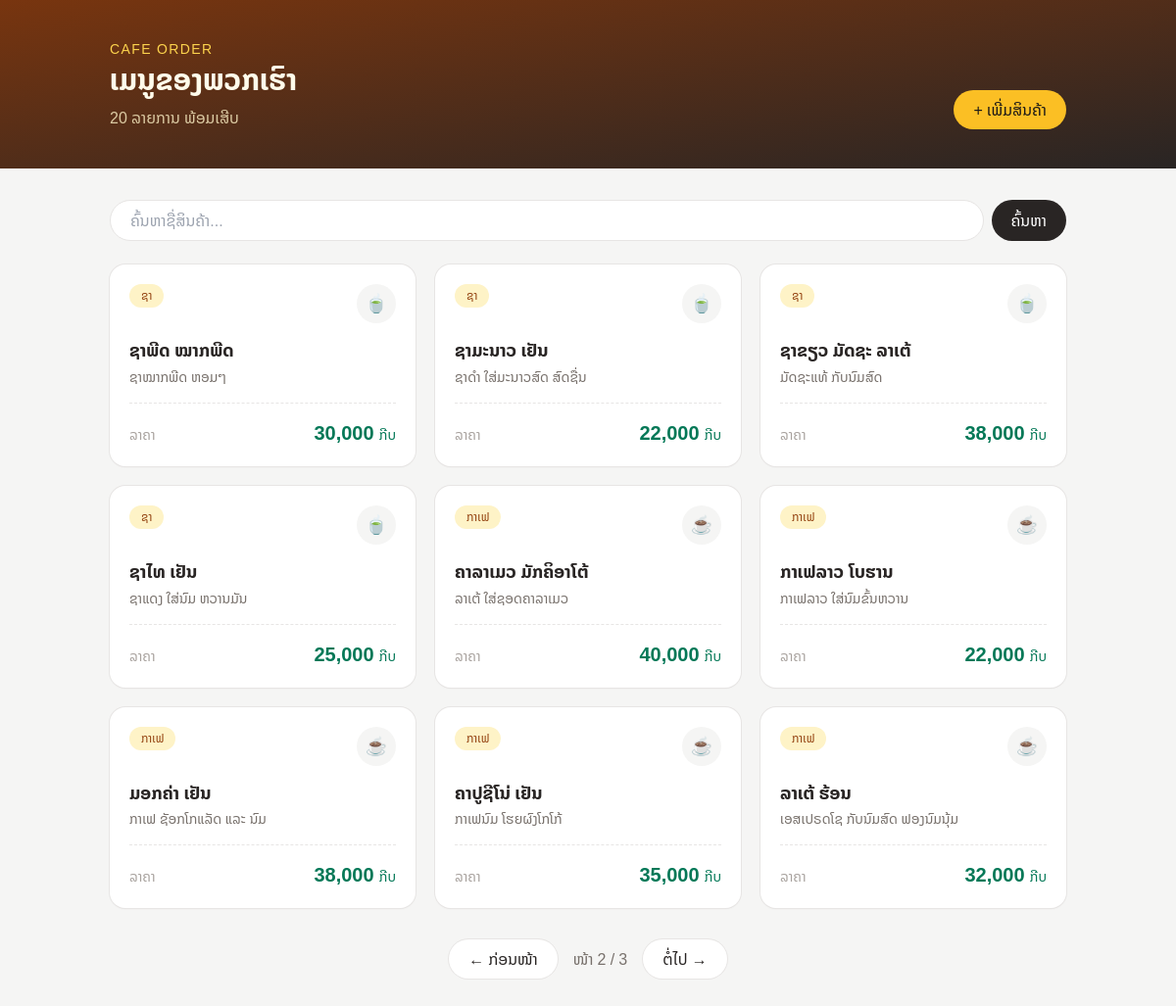
/menu/?page=2, run on the app's committed database.
### menu/models.py (models this page shows, shortened)
class Product(models.Model):
    category = models.ForeignKey(
        Category, on_delete=models.CASCADE, related_name='products'
    )
    name = models.CharField(max_length=100)
    description = models.TextField(blank=True)
    price = models.DecimalField(max_digits=10, decimal_places=0)
    is_available = models.BooleanField(default=True)
    created_at = models.DateTimeField(auto_now_add=True)
    class Meta:
        ordering = ['-created_at']

class Category(models.Model):
    name = models.CharField(max_length=50)

### menu/views.py (the view)
# urls.py: path('', views.menu_list, name='menu_list'),
def menu_list(request):
    qs = Product.objects.filter(is_available=True)
    q = request.GET.get('q', '')
    if q:
        qs = qs.filter(name__icontains=q)
    page = Paginator(qs, 9).get_page(request.GET.get('page'))
    return render(request, 'menu/list.html', {'page': page, 'q': q})

### menu/templates/menu/list.html (shortened to what this page needs)
{% load humanize %}
<!DOCTYPE html>
<html lang="lo">
<head>
  <script src="https://cdn.tailwindcss.com"></script>
</head>
<body class="bg-stone-100 min-h-screen text-stone-800">
  <header class="bg-gradient-to-br from-amber-900 to-stone-800 text-amber-50">
    <div class="max-w-5xl mx-auto px-6 py-10 flex flex-wrap items-end justify-between gap-4">
      <div>
        <p class="text-sm tracking-widest uppercase text-amber-300">Cafe Order</p>
        <h1 class="text-3xl font-bold mt-1">ເມນູຂອງພວກເຮົາ</h1>
        <p class="mt-2 text-amber-100/80">
          {% if q %}ພົບ {{ page.paginator.count }} ລາຍການ ສຳລັບ "{{ q }}"{% else %}{{ page.paginator.count }} ລາຍການ ພ້ອມເສີບ{% endif %}
        </p>
      </div>
      <a href="{% url 'product_create' %}" class="rounded-full bg-amber-400 px-5 py-2 font-medium text-stone-900 hover:bg-amber-300">
        + ເພີ່ມສິນຄ້າ
      </a>
    </div>
  </header>
  <main class="max-w-5xl mx-auto px-6 py-8">
    <form method="get" class="mb-6 flex gap-2">
      <input type="search" name="q" value="{{ q }}" placeholder="ຄົ້ນຫາຊື່ສິນຄ້າ..."
             class="w-full rounded-full border border-stone-200 bg-white px-5 py-2 focus:outline-none focus:ring-2 focus:ring-amber-400">
      <button type="submit" class="shrink-0 rounded-full bg-stone-800 px-5 py-2 font-medium text-white hover:bg-stone-700">ຄົ້ນຫາ</button>
    </form>
    <div class="grid gap-5 sm:grid-cols-2 lg:grid-cols-3">
      {% for p in page %}
        <article class="group relative flex flex-col rounded-2xl bg-white p-5 shadow-sm ring-1 ring-stone-200 transition duration-200 hover:-translate-y-1 hover:shadow-lg hover:ring-amber-300">
          <div class="flex items-start justify-between gap-3">
            <span class="inline-flex items-center rounded-full bg-amber-100 px-3 py-1 text-xs font-medium text-amber-800">
              {{ p.category.name }}
            </span>
            <span class="flex h-10 w-10 shrink-0 items-center justify-center rounded-full bg-stone-100 text-lg transition group-hover:bg-amber-100">{% if p.category.name == "ຊາ" %}🍵{% elif p.category.name == "ເບເກີຣີ" %}🥐{% elif p.category.name == "ນ້ຳປັ່ນ & ໂຊດາ" %}🥤{% else %}☕{% endif %}</span>
          </div>
          <h2 class="mt-4 text-lg font-semibold leading-snug">
            <a href="{% url 'product_detail' p.pk %}" class="after:absolute after:inset-0 after:rounded-2xl group-hover:text-amber-800">
              {{ p.name }}
            </a>
          </h2>
          {% if p.description %}
            <p class="mt-1 text-sm text-stone-500 line-clamp-2">{{ p.description }}</p>
          {% endif %}
          <div class="mt-auto pt-4">
            <div class="flex items-baseline justify-between border-t border-dashed border-stone-200 pt-4">
              <span class="text-sm text-stone-400">ລາຄາ</span>
              <p class="text-xl font-bold text-emerald-700">
                {{ p.price|intcomma }} <span class="text-sm font-medium">ກີບ</span>
              </p>
            </div>
          </div>
        </article>
      {% empty %}
        <div class="col-span-full rounded-2xl border-2 border-dashed border-stone-300 bg-white p-10 text-center text-stone-500">
          {% if q %}ບໍ່ພົບສິນຄ້າທີ່ກົງກັບ "{{ q }}"{% else %}ຍັງບໍ່ມີສິນຄ້າ — ເພີ່ມໃນ admin ກ່ອນ{% endif %}
        </div>
      {% endfor %}
    </div>
    {% if page.paginator.num_pages > 1 %}
      <nav class="mt-8 flex items-center justify-center gap-4">
        {% if page.has_previous %}
          <a href="?page={{ page.previous_page_number }}{% if q %}&q={{ q|urlencode }}{% endif %}" class="rounded-full bg-white px-5 py-2 ring-1 ring-stone-200 hover:ring-amber-300">← ກ່ອນໜ້າ</a>
        {% endif %}
        <span class="text-stone-500">ໜ້າ {{ page.number }} / {{ page.paginator.num_pages }}</span>
        {% if page.has_next %}
          <a href="?page={{ page.next_page_number }}{% if q %}&q={{ q|urlencode }}{% endif %}" class="rounded-full bg-white px-5 py-2 ring-1 ring-stone-200 hover:ring-amber-300">ຕໍ່ໄປ →</a>
        {% endif %}
      </nav>
    {% endif %}
  </main>
</body>
</html>

### menu/templates/menu/list.html (style rules this page uses)
body { font-family: 'Noto Sans Lao', sans-serif; }

### data on the page
Product: category.name "ຊາ", name "ຊາພີດ ໝາກພີດ", description "ຊາໝາກພີດ ຫອມໆ", price "30,000"
Product: category.name "ຊາ", name "ຊາມະນາວ ເຢັນ", description "ຊາດຳ ໃສ່ມະນາວສົດ ສົດຊື່ນ", price "22,000"
Product: category.name "ຊາ", name "ຊາຂຽວ ມັດຊະ ລາເຕ້", description "ມັດຊະແທ້ ກັບນົມສົດ", price "38,000"
Product: category.name "ຊາ", name "ຊາໄທ ເຢັນ", description "ຊາແດງ ໃສ່ນົມ ຫວານມັນ", price "25,000"
Product: category.name "ກາເຟ", name "ຄາລາເມວ ມັກຄິອາໂຕ້", description "ລາເຕ້ ໃສ່ຊອດຄາລາເມວ", price "40,000"
Product: category.name "ກາເຟ", name "ກາເຟລາວ ໂບຮານ", description "ກາເຟລາວ ໃສ່ນົມຂົ້ນຫວານ", price "22,000"
Product: category.name "ກາເຟ", name "ມອກຄ່າ ເຢັນ", description "ກາເຟ ຊັອກໂກແລັດ ແລະ ນົມ", price "38,000"
Product: category.name "ກາເຟ", name "ຄາປູຊີໂນ່ ເຢັນ", description "ກາເຟນົມ ໂຮຍຜົງໂກໂກ້", price "35,000"
Product: category.name "ກາເຟ", name "ລາເຕ້ ຮ້ອນ", description "ເອສເປຣດໂຊ ກັບນົມສົດ ຟອງນົມນຸ້ມ", price "32,000"

### other printed values
{{ page.paginator.count }} "20"
{{ page.number }} "2"
{{ page.paginator.num_pages }} "3"
